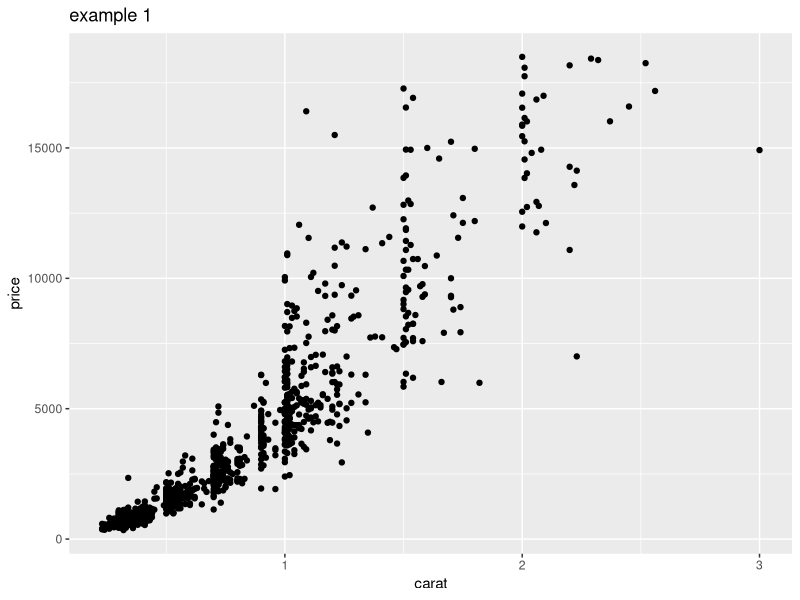
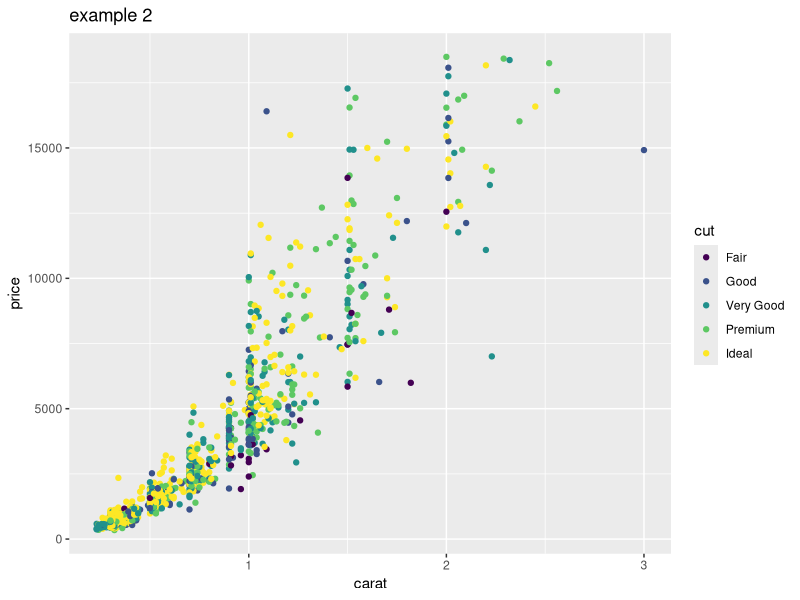

Here is the R script that generated these plots, in order:
library(ggplot2)

set.seed(42)

small <- diamonds[sample(nrow(diamonds), 1000),]

head(small)

ggplot(small)+
  geom_point(aes(carat, price)) +
  ggtitle("example 1")

ggplot(small)+
  geom_point(aes(carat, price, color=cut)) +
  ggtitle("example 2")